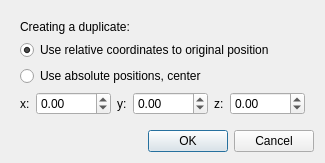
<?xml version="1.0" encoding="UTF-8"?>
<ui version="4.0">
  <class>DialogDuplicate</class>
  <widget class="QDialog" name="dialog_duplicate">
    <property name="windowTitle">
      <string>Duplicate Plate</string>
    </property>
    <property name="modal">
      <bool>true</bool>
    </property>
    <layout class="QVBoxLayout" name="verticalLayout">
      <item>
        <widget class="QWidget" name="widget" native="true">
          <layout class="QVBoxLayout" name="verticalLayout_2">
            <item>
              <widget class="QLabel" name="duplicate_label">
                <property name="text">
                  <string>Creating a duplicate:</string>
                </property>
              </widget>
            </item>
            <item>
              <layout class="QVBoxLayout" name="verticalLayout_3">
                <item>
                  <widget class="QRadioButton" name="radio_btn_relative_coords">
                    <property name="text">
                      <string>Use relative coordinates to original position</string>
                    </property>
                    <property name="checked">
                      <bool>true</bool>
                    </property>
                  </widget>
                </item>
                <item>
                  <widget class="QRadioButton" name="radio_btn_absolute_pos">
                    <property name="text">
                      <string>Use absolute positions, center</string>
                    </property>
                  </widget>
                </item>
              </layout>
            </item>
            <item>
              <layout class="QGridLayout" name="gridLayout">
                <item row="0" column="0">
                  <widget class="QLabel" name="label">
                    <property name="text">
                      <string>x:</string>
                    </property>
                  </widget>
                </item>
                <item row="0" column="1">
                  <widget class="QDoubleSpinBox" name="spin_duplicate_x">
                    <property name="minimum">
                      <double>-1000.000000000000000</double>
                    </property>
                    <property name="maximum">
                      <double>1000.000000000000000</double>
                    </property>
                    <property name="value">
                      <double>0.000000000000000</double>
                    </property>
                    <property name="decimals">
                      <number>2</number>
                    </property>
                    <property name="singleStep">
                      <double>1.000000000000000</double>
                    </property>
                  </widget>
                </item>
                <item row="0" column="2">
                  <widget class="QLabel" name="label_2">
                    <property name="text">
                      <string>y:</string>
                    </property>
                  </widget>
                </item>
                <item row="0" column="3">
                  <widget class="QDoubleSpinBox" name="spin_duplicate_y">
                    <property name="minimum">
                      <double>-1000.000000000000000</double>
                    </property>
                    <property name="maximum">
                      <double>1000.000000000000000</double>
                    </property>
                    <property name="value">
                      <double>0.000000000000000</double>
                    </property>
                    <property name="decimals">
                      <number>2</number>
                    </property>
                    <property name="singleStep">
                      <double>1.000000000000000</double>
                    </property>
                  </widget>
                </item>
                <item row="0" column="4">
                  <widget class="QLabel" name="label_3">
                    <property name="text">
                      <string>z:</string>
                    </property>
                  </widget>
                </item>
                <item row="0" column="5">
                  <widget class="QDoubleSpinBox" name="spin_duplicate_z">
                    <property name="minimum">
                      <double>-1000.000000000000000</double>
                    </property>
                    <property name="maximum">
                      <double>1000.000000000000000</double>
                    </property>
                    <property name="value">
                      <double>0.000000000000000</double>
                    </property>
                    <property name="decimals">
                      <number>2</number>
                    </property>
                    <property name="singleStep">
                      <double>1.000000000000000</double>
                    </property>
                  </widget>
                </item>
              </layout>
            </item>
          </layout>
        </widget>
      </item>
      <item>
        <widget class="QDialogButtonBox" name="buttonBox">
          <property name="orientation">
            <enum>Qt::Horizontal</enum>
          </property>
          <property name="standardButtons">
            <set>QDialogButtonBox::Cancel|QDialogButtonBox::Ok</set>
          </property>
        </widget>
      </item>
    </layout>
  </widget>
  <resources/>
  <connections>
    <connection>
      <sender>buttonBox</sender>
      <signal>accepted()</signal>
      <receiver>dialog_duplicate</receiver>
      <slot>accept()</slot>
      <hints>
        <hint type="sourcelabel">
          <x>248</x>
          <y>254</y>
        </hint>
        <hint type="destinationlabel">
          <x>157</x>
          <y>274</y>
        </hint>
      </hints>
    </connection>
    <connection>
      <sender>buttonBox</sender>
      <signal>rejected()</signal>
      <receiver>dialog_duplicate</receiver>
      <slot>reject()</slot>
      <hints>
        <hint type="sourcelabel">
          <x>316</x>
          <y>260</y>
        </hint>
        <hint type="destinationlabel">
          <x>286</x>
          <y>274</y>
        </hint>
      </hints>
    </connection>
  </connections>
</ui>
